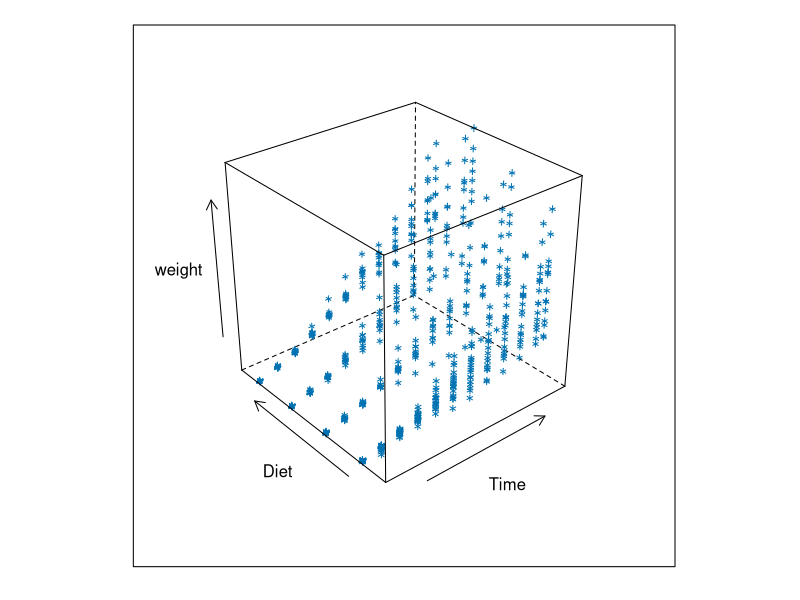
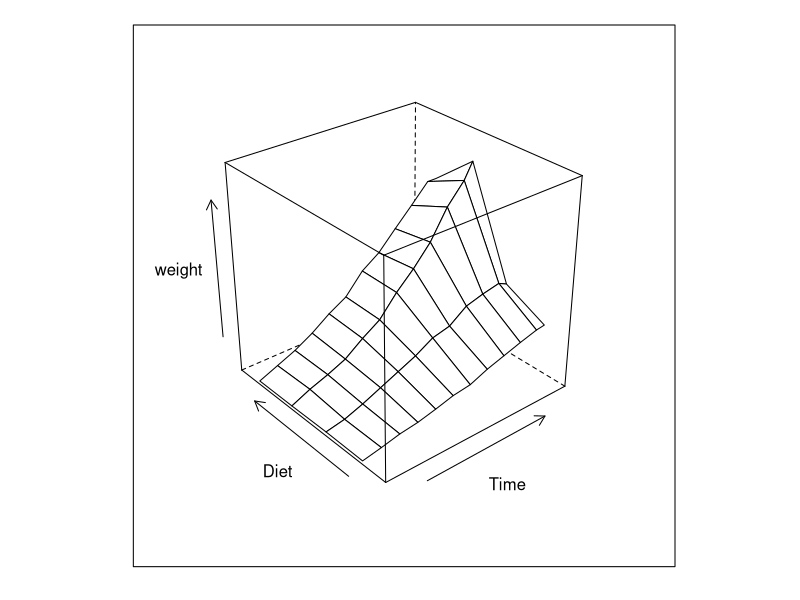
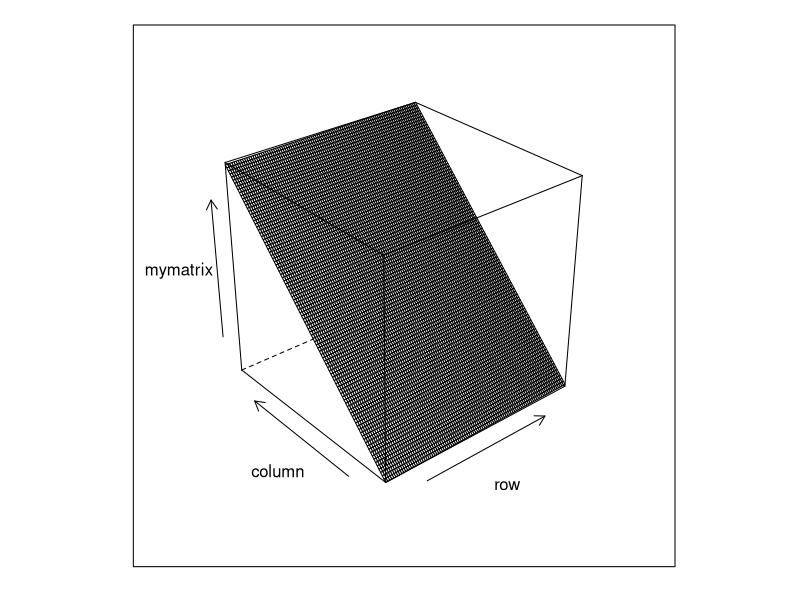
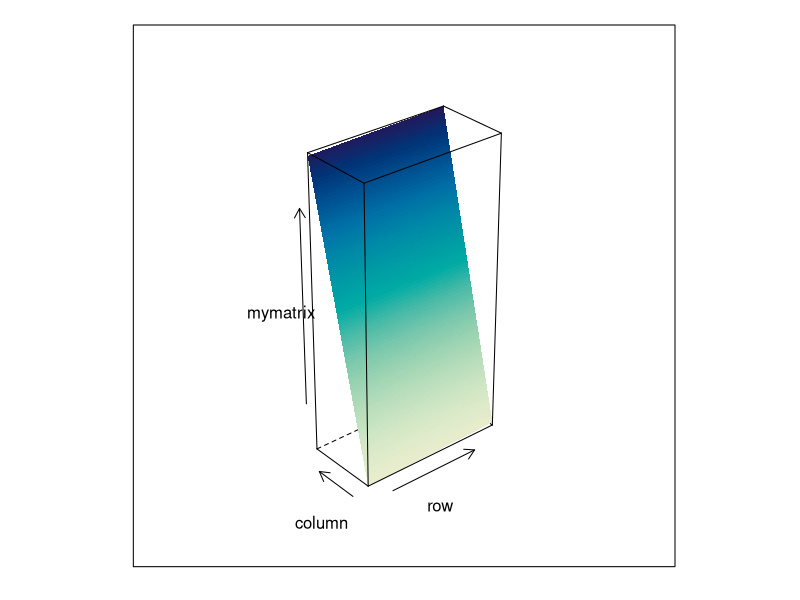
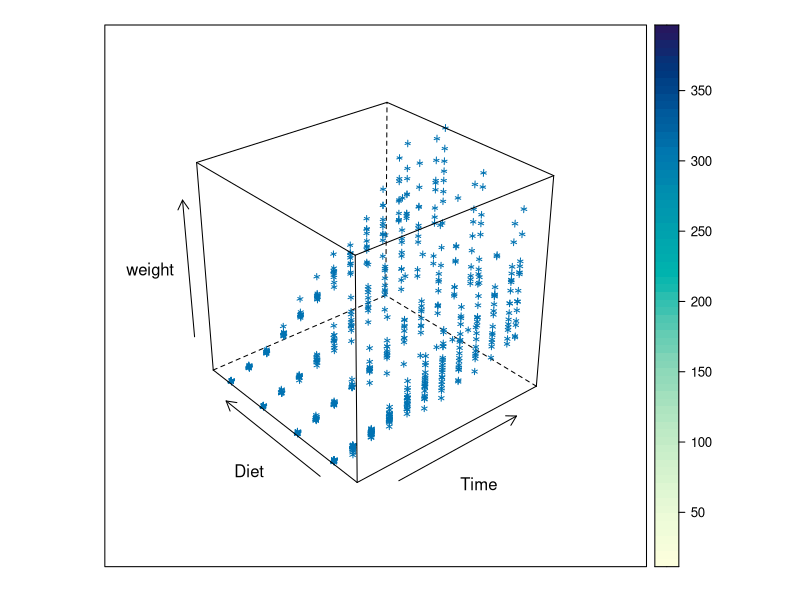

Write the R code that produced these figures, in order.
# lattice clouds and wireframe plot

library(lattice)

# clouds and wireframes are essentially the same, but different panel plotting methods

names(ChickWeight) # review names of columns

cloud( weight ~ Time + Diet, data = ChickWeight)
wireframe( weight ~ Time + Diet, data = ChickWeight)

# also can be done with a matrix

mymatrix <- matrix(1:10000, nrow = 100)
wireframe(mymatrix)

# used in aspect
xsize = 2
ysize = 1
zsize = 4

wireframe(mymatrix,
          shade = TRUE,
          aspect = c(ysize/xsize, zsize/xsize),
          light.source = c(10,0,10)
          )

# cool things to do with cloud
cloud( weight ~ Time + Diet, 
       data = ChickWeight,
       drape = TRUE)

# more parameters in xyplot and wireframe documentation
